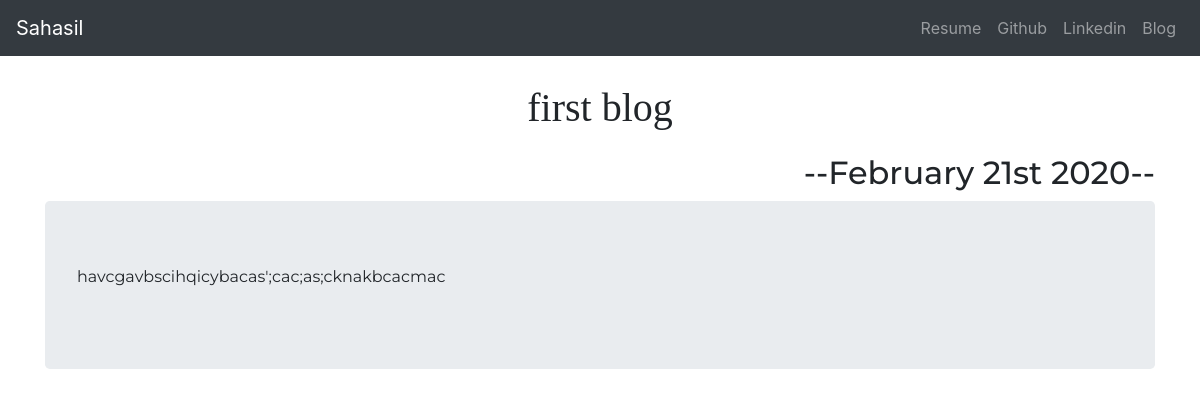
The page /blog/1 on the database its author committed.
### blog/models.py (models this page shows, shortened)
class Blog(models.Model):
    title = models.CharField(max_length=200)
    description = models.TextField()
    date = models.DateField()

### blog/views.py (the view)
# urls.py: path('<int:blog_id>', views.detail, name='detail'),
def detail(request,blog_id):
    blog = get_object_or_404(Blog,pk=blog_id)
    return render(request,'blog/detail.html',{'blog':blog})

### blog/templates/blog/detail.html
{% extends "portfolio/base.html" %}
{% block content %}
  <h1 class="blog-title blog-header">{{blog.title}}</h1>
  <h2 class="blog-date dates">--{{blog.date|date:'F jS Y'}}--</h2>
<div class="jumbotron">
  <p class="blog-dec">{{blog.description|safe}}</p>
</div>
{% endblock content %}

### portfolio/static/portfolio/custom.css (style rules this page uses)
.blog-title { font-family: 'Lilita One', cursive; }
.blog-date, .blog-dec { font-family: 'Montserrat', sans-serif; }
.blog-header { text-align: center; margin-bottom: 2% }
.dates { text-align: right; }

### rows shown on the page
Blog: title "first blog", date "February 21st 2020", description "havcgavbscihqicybacas';cac;as;cknakbcacmac"
